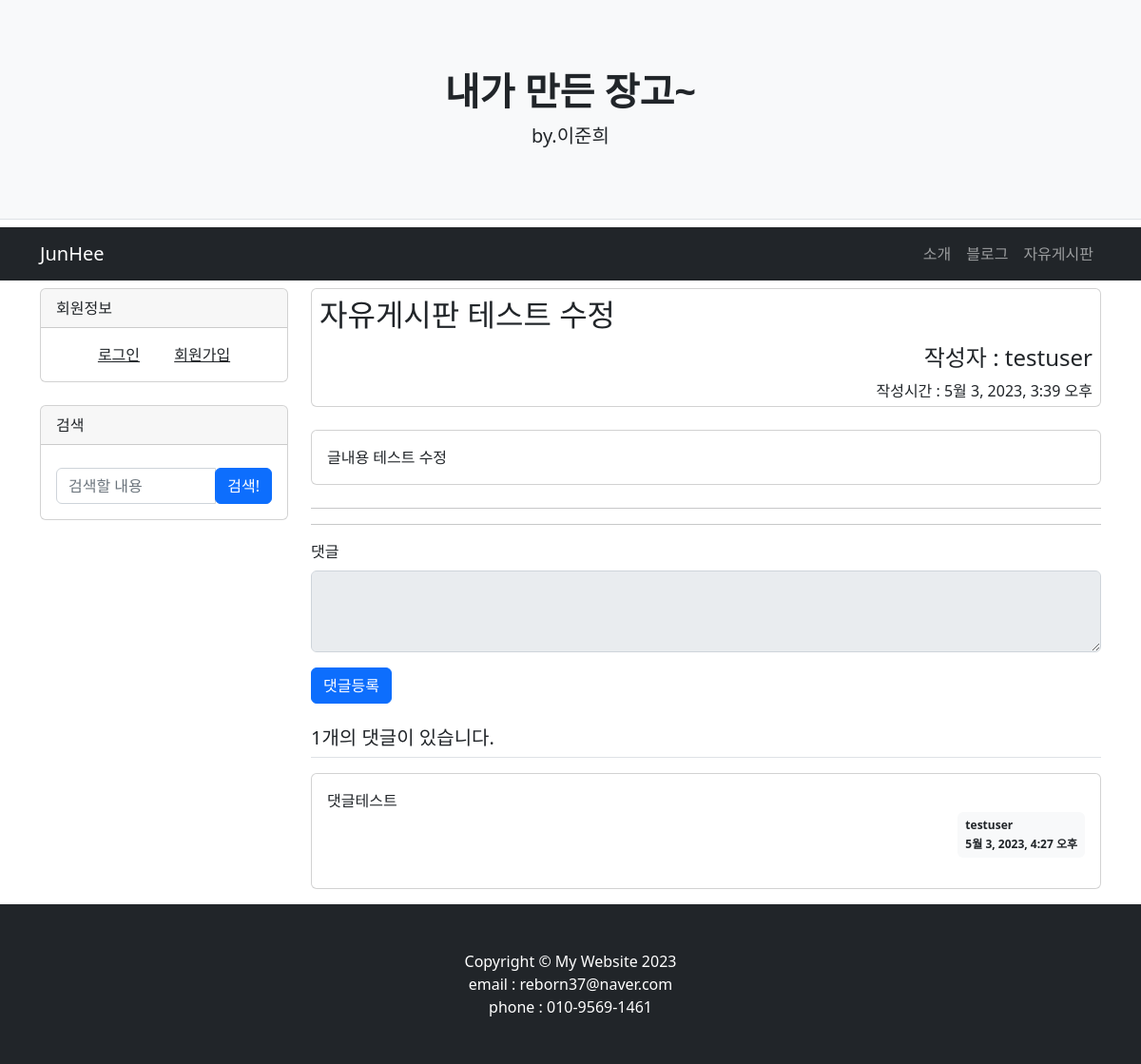
The page /freeboard/2/ on the database as committed earlier.
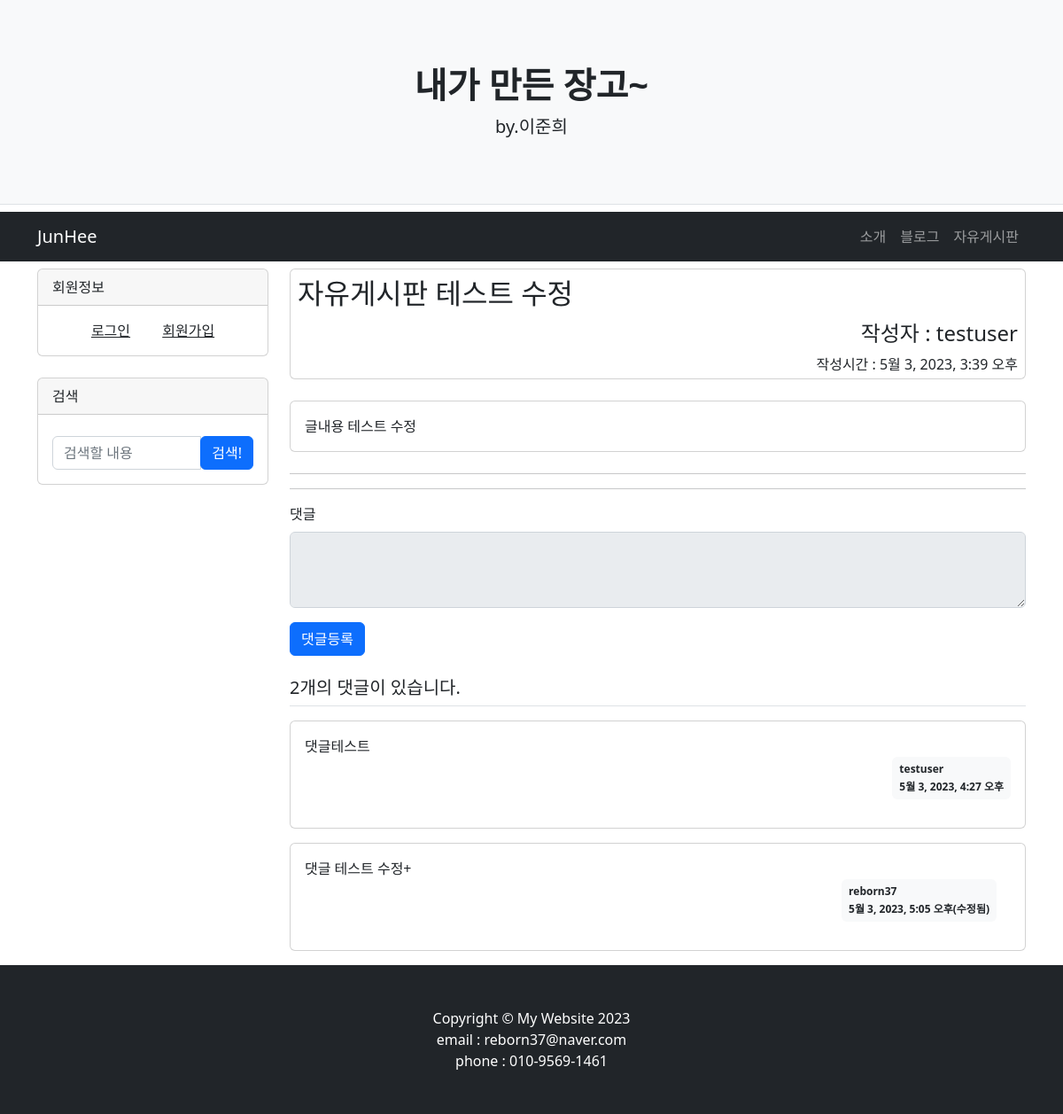
The same page on the database as committed later.
### freeboard/models.py (models this page shows, shortened)
class FreePost(models.Model):
    id = models.AutoField(primary_key=True)
    title = models.CharField(max_length=200)
    author = models.ForeignKey(User, on_delete=models.CASCADE, related_name='free_author_question')
    content = models.TextField()
    create_date = models.DateTimeField()
    modify_date = models.DateTimeField(null=True, blank=True)
    click = models.IntegerField(null=True, default=0) # 클릭
    class Meta:
        db_table = 'freepost'

class FreeComment(models.Model):
    freepost = models.ForeignKey(FreePost, on_delete=models.CASCADE)
    author = models.ForeignKey(User, on_delete=models.CASCADE, related_name='free_author_answer')
    content = models.TextField()
    create_date = models.DateTimeField()
    modify_date = models.DateTimeField(null=True, blank=True)

### freeboard/views.py (the view)
# urls.py: path('<int:freepost_id>/',views.free_detail,name='free_detail'),
def free_detail(request, freepost_id):
    freepost = get_object_or_404(FreePost, pk=freepost_id)
    comments = countcomment(request)
    posts = countpost(request)
    context = {'post': freepost,'posts':posts,'comments':comments}
    return render(request, 'freeboard/freeboard_detail.html', context)

### freeboard/views.py (called while the page is built)
def countpost(request):
    if request.user in User.objects.all(): # 유저가 로그인하면
        postcount = Post.objects.filter(author_id=request.user).count()
        freepostcount = FreePost.objects.filter(author_id=request.user).count()
        return postcount+freepostcount # 유저의 아이디=포스트 작성자 아이디 인 포스트들의 갯수를 세서 posts에 담아서 render

def countcomment(request):
    if request.user in User.objects.all():
        commentcount = Comment.objects.filter(author_id=request.user).count()
        freecommentcount = FreeComment.objects.filter(author_id=request.user).count()
        return commentcount+freecommentcount

### templates/freeboard/freeboard_detail.html (shortened to what this page needs)
{% extends 'base.html' %}
{% block content %}
<div class="container">
    <div class="row">
        {% include  "freeleftbox.html" %}
        <div class='col-lg-9'>
            <div class='card mb-4'>
                <h2 class='my-2 mx-2'>{{ post.title }}</h2>
                <h4 class='text-lg-end mx-2 my-1'>작성자 : {{ post.author.username }}</h4>
                <p class='text-lg-end mx-2 my-1'>작성시간 : {{ post.create_date }}</p>
            </div>
            <div class='card mb-4'>
                <div class='card-body'>
                    <div class='card-text'>
                        {{ post.content|linebreaksbr }}
                    </div>
                </div>
            </div>
            <hr/>
            <hr/>
            <form action="{% url 'freeboard:free_comment_create' post.id %}" method="post" class="my-3">
                <div class="mb-3">
                    <label for="content" class="form-label">댓글</label>
                    <textarea {% if not user.is_authenticated %}disabled{% endif %}
                    name="content" id="content" class="form-control" rows="3"></textarea>
                </div>
                <input type="submit" value="댓글등록" class="btn btn-primary">
            </form>
            <h5 class="border-bottom my-3 py-2">{{post.freecomment_set.count}}개의 댓글이 있습니다.</h5>
            {% for comment in post.freecomment_set.all %}
            <div class="card my-3">
                <div class="card-body">
                    <div class="card-text">{{ comment.content }}</div>
                    <div class="d-flex justify-content-end">
                        {% if comment.modify_date %}
                        <div class="badge bg-light text-dark p-2 text-start mx-3">
                            <div class="mb-2">{{ comment.author.username }}</div>
                            <div>{{ comment.modify_date }}(수정됨)</div>
                        </div>
                        {% else %}
                        <div class="badge bg-light text-dark p-2 text-start">
                            <div class="mb-2">{{ comment.author.username }}</div>
                            <div>{{ comment.create_date }}</div>
                        </div>
                        {% endif %}
                    </div>
                </div>
            </div>
            {% endfor %}
        </div>
    </div>
</div>
{% endblock %}

Rows that differ between the two databases and show on the page:
computed for FreePost "자유게시판 테스트 수정": freecomment_set.count "1" → "2"
added FreeComment: content "댓글 테스트 수정+", author.username "reborn37", modify_date "5월 3, 2023, 5:05 오후"
